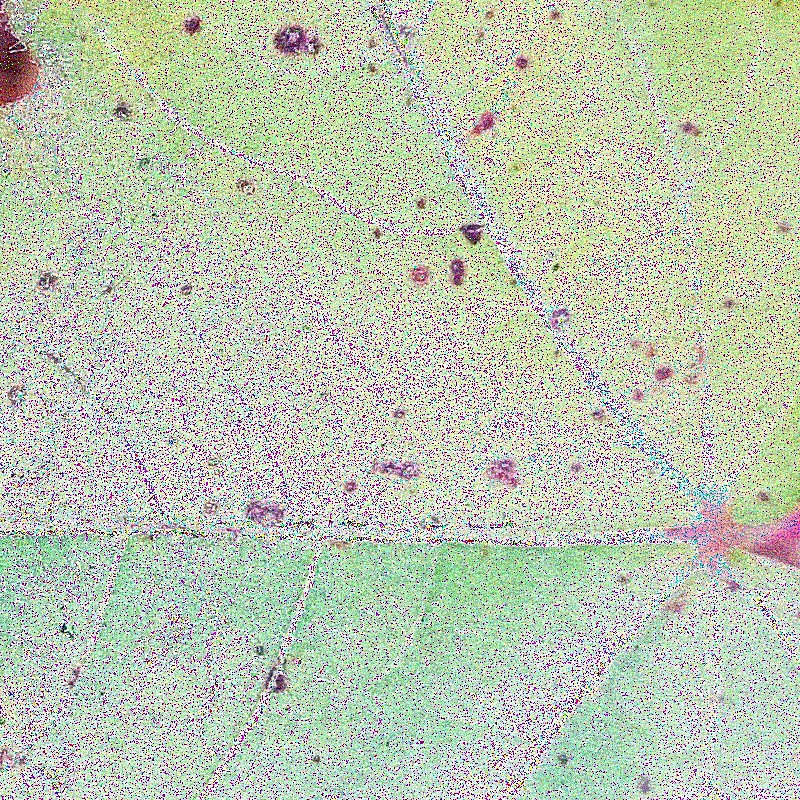
#> input picture SAR-CLD-2024 A Comprehensive Dataset for Cotton Leaf Disease Detection/Augmented Dataset/Bacterial Blight/augmented_Bacterial Blight0010.jpg, 800 x 800 px; its folder holds only this picture in this run
$ jupyter execute --allow-errors first.ipynb   (older library calls are emulated)
#> lines starting #> are read from the running program, lines starting #| are printed output that depends on the picture
[cell 1]
# --- Cell 1: Imports ---
# All necessary imports, consolidated for clarity and organization.

import os
import sys
import glob
import cv2
import numpy as np
import matplotlib.pyplot as plt
from PIL import Image
from skimage.segmentation import slic
from skimage.color import label2rgb
import pandas as pd

import torch
import torch.nn as nn
import torch.nn.functional as F
import torch.optim as optim
from torch.utils.data import Dataset, DataLoader, random_split
from torchvision import transforms, models
from torchvision.models import efficientnet_v2_s, EfficientNet_V2_S_Weights, vit_b_16, ViT_B_16_Weights

from sklearn.model_selection import train_test_split
from sklearn.metrics import roc_curve, auc, confusion_matrix, classification_report

import wandb  # For experiment tracking
import optuna  # For hyperparameter optimization (used later)

import albumentations as A  # For image augmentations
from albumentations.pytorch import ToTensorV2

from pytorch_grad_cam import GradCAM  # For Grad-CAM (used later)
from pytorch_grad_cam.utils.model_targets import ClassifierOutputTarget
from pytorch_grad_cam.utils.image import show_cam_on_image

[cell 2]
# --- Cell 2: GPU Check ---
# Verify that CUDA (GPU support) is available and accessible.

import torch

print(torch.cuda.is_available())
#> (this line was passed over: torch is not available in this run)
print(torch.cuda.device_count())
#> (this line was passed over: torch is not available in this run)
print(torch.cuda.get_device_name(0))
#> (this line was passed over: torch is not available in this run)

[cell 3]
# --- Cell 3: Weights & Biases Initialization ---
# Initialize a new W&B run for experiment tracking.  Best to do this early.

run = wandb.init(project="vit", entity="w2sgarnav", name="w2sgarnav-vit", mode="offline")

[cell 4]
# --- Cell 4: Configuration ---
# Define constants and hyperparameters for the project.

DATASET_ROOT = "/home/w2sg-arnav/8-phases/SAR-CLD-2024 A Comprehensive Dataset for Cotton Leaf Disease Detection"  # YOUR DATASET PATH
ORIGINAL_DIR = os.path.join(DATASET_ROOT, "Original Dataset")
AUGMENTED_DIR = os.path.join(DATASET_ROOT, "Augmented Dataset")  # Use if you have augmentations

CLASSES = [
    "Bacterial Blight",
    "Curl Virus",
    "Healthy Leaf",
    "Herbicide Growth Damage",
    "Leaf Hopper Jassids",
    "Leaf Redding",
    "Leaf Variegation",
]
NUM_CLASSES = len(CLASSES)
CLASS_MAP = {i: name for i, name in enumerate(CLASSES)}  # Mapping: index -> class name

IMAGE_SIZE = (224, 224)
BATCH_SIZE = 32
LEARNING_RATE = 1e-4
EPOCHS = 30
NUM_WORKERS = 6
VAL_SIZE = 0.2
TEST_SIZE = 0.2
RANDOM_STATE = 42
#> (the rest of this cell did not finish here and is left out)

[cell 5]
# --- Cell 5: Custom Dataset Class (CottonLeafDataset) ---
# Defines the custom dataset for loading cotton leaf images.

class CottonLeafDataset(Dataset):
    # [20 lines left out: functions __init__, _load_data, not called in this run]

    def __len__(self):
        return len(self.image_paths)

    # [14 lines left out: function __getitem__, not called in this run]

[cell 6]
# --- Cell 6: Data Splitting Function ---
# Creates stratified train/validation/test splits.

def create_data_splits(data_dir, val_size=0.2, test_size=0.2, random_state=42):
    image_files, labels = [], []
    for i, class_name in enumerate(CLASSES):
        class_path = os.path.join(data_dir, class_name)
        for file_path in glob.glob(os.path.join(class_path, "*")):
            if file_path.lower().endswith(('.png', '.jpg', '.jpeg')):
                image_files.append(file_path)
                labels.append(i)

    train_files, temp_files, train_labels, temp_labels = train_test_split(
        image_files, labels, test_size=(val_size + test_size), random_state=random_state, stratify=labels
    )
    val_files, test_files, val_labels, test_labels = train_test_split(
        temp_files, temp_labels, test_size=(test_size / (val_size + test_size)), random_state=random_state, stratify=temp_labels
    )
    return train_files, val_files, test_files, train_labels, val_labels, test_labels

[cell 7]
# --- Cell 7: Data Augmentation Transforms (Albumentations) ---
# Defines data augmentation and preprocessing transforms.

# [18 lines left out: function get_transforms, not called in this run]

class PILTransform(object):
    def __init__(self, transform):
        self.transform = transform

    # [4 lines left out: function __call__, not called in this run]

[cell 8]
# --- Cell 8: Image Preprocessing Functions --- (FINAL, ROBUST VERSION)
# [101 lines left out: functions segment_leaf, normalize_orientation, preprocess_image, not called in this run]

[cell 9]
# --- Cell 9: Data Loader Creation ---
# Creates PyTorch DataLoaders for train, validation, and test sets.

# [18 lines left out: function create_data_loaders, not called in this run]

[cell 10]
# --- Cell 10: Data Visualization Function ---
# Displays sample images from a DataLoader.

# [15 lines left out: function visualize_data, not called in this run]

[cell 11]
# --- Cell 11: Data Quality Assessment Function ---
# Analyzes class distribution and reports missing files.

# [29 lines left out: function assess_data_quality, not called in this run]

[cell 12]
# --- Cell 12: Save/Load Data Splits ---
# Functions to save and load the file paths of the data splits.

# [21 lines left out: functions save_data_splits, load_data_splits, not called in this run]

[cell 13]
import os
import glob
import cv2
import numpy as np
import pandas as pd
from PIL import Image
from tqdm import tqdm

def assess_data_quality(data_dir, class_map=CLASSES): #Use classes directly
    """Performs comprehensive data quality checks."""

    class_counts = {}
    all_files = []
    all_labels = []
    corrupted_files = []
    image_dims = []
    image_formats = []
    image_channels = []
    brightness_stats = []
    contrast_stats = []
    sharpness_stats = []
    duplicates = []  # List to store potential duplicates

    # For checking duplicates efficiently, we'll store image hashes
    image_hashes = {}

    for class_idx, class_name in enumerate(class_map): #Iterate using enumerate
        class_dir = os.path.join(data_dir, class_name)  # Use class_name directly
        if not os.path.isdir(class_dir):
            print(f"WARNING: Class directory not found: {class_dir}")
            class_counts[class_name] = 0
            continue

        image_files = []
        for ext in ("*.jpg", "*.jpeg", "*.png"):
            image_files.extend(glob.glob(os.path.join(class_dir, ext)))

        class_counts[class_name] = len(image_files)
        all_files.extend(image_files)
        all_labels.extend([class_name] * len(image_files))  # Use class_name for labels


        for image_path in tqdm(image_files, desc=f"Checking {class_name}"):
            try:
                img = Image.open(image_path).convert("RGB")  # Force RGB
#> img is the input picture: PIL image 800x800 RGB; mean R, G, B 188.4, 198.3, 178.5
                img_np = np.array(img)

                # 1. Image-Level Checks
                # a) Corrupted Images (already handled by PIL, but count them)
                # b) Image Dimensions
                h, w = img.size[1], img.size[0]  #Corrected
#> h = 800; w = 800
                image_dims.append((w, h))
                if w == 0 or h == 0:
                    print(f"WARNING: Zero dimension found: {image_path} ({w}x{h})")

                # c) Image Format/Channels
                image_formats.append(img.format)
                image_channels.append(len(img.getbands())) # Correct way to get channels

                # d) Brightness/Contrast (per channel)
                mean_intensity = np.mean(img_np, axis=(0, 1))
#> mean_intensity = [188.4, 198.3, 178.5]
                std_intensity = np.std(img_np, axis=(0, 1))
#> std_intensity = [61.96, 66.93, 61.83]
                min_intensity = np.min(img_np, axis=(0, 1))
#> min_intensity = [0, 0, 0]
                max_intensity = np.max(img_np, axis=(0, 1))
#> max_intensity = [255, 255, 255]
                brightness_stats.append(mean_intensity)
                contrast_stats.append(std_intensity)

                # e) Sharpness (Variance of Laplacian)
                gray = cv2.cvtColor(img_np, cv2.COLOR_RGB2GRAY)
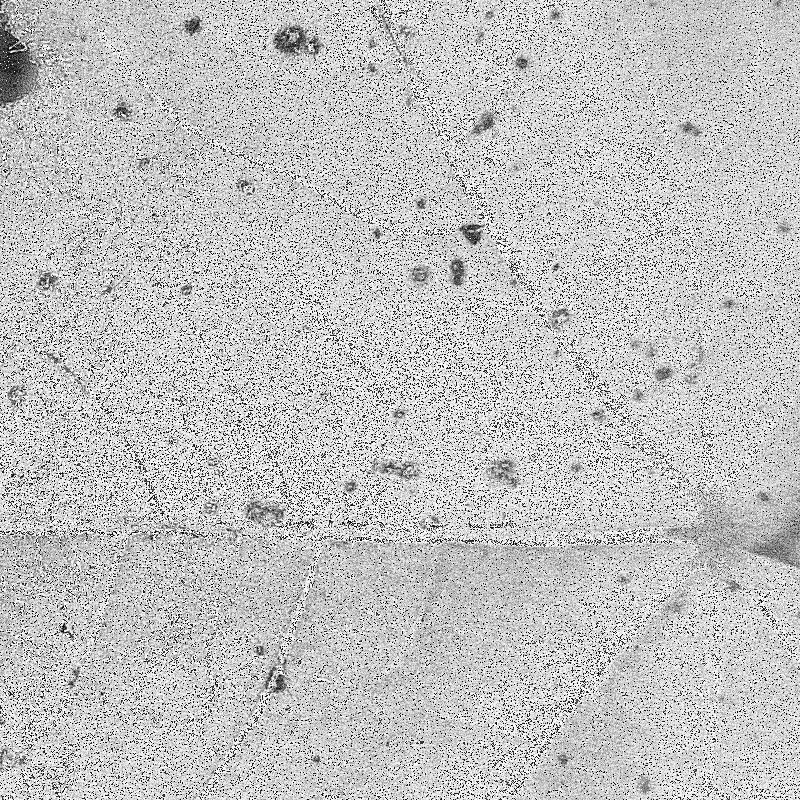
#> gray: shape (800, 800); min 0, max 255, mean 193.1
                laplacian_var = cv2.Laplacian(gray, cv2.CV_64F).var()
#> laplacian_var = 76446.5
                sharpness_stats.append(laplacian_var)


                #f Duplicate images
                img_hash = hash(img_np.tobytes())
#> img_hash = -9010527536056520261
                if img_hash in image_hashes:
                    duplicates.append(image_path)
                    #print(f"Warning: Potential duplicate found: {image_path}")
                else:
                    image_hashes[img_hash] = image_path

            except (IOError, FileNotFoundError) as e:
                print(f"ERROR: Could not open/read: {image_path} - {e}")
                corrupted_files.append(image_path)
                continue  # Skip to the next image
#> pass 2 of the loop in assess_data_quality, `for class_idx, class_name in enumerate(class_map):`:
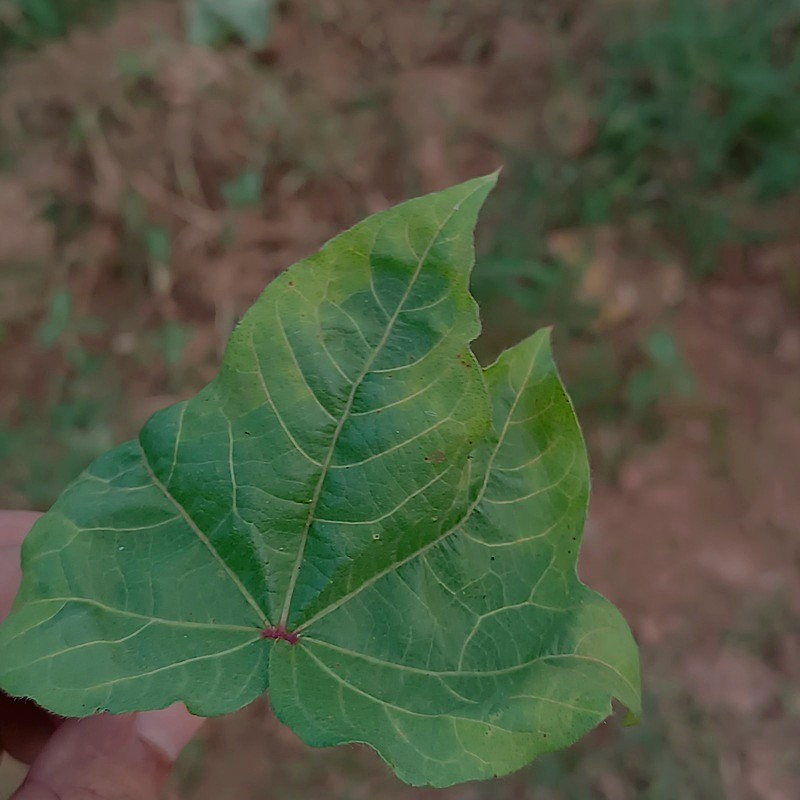
#> input picture SAR-CLD-2024 A Comprehensive Dataset for Cotton Leaf Disease Detection/Augmented Dataset/Curl Virus/augmented_Curl Virus0001.jpg, 800 x 800 px
#> in assess_data_quality, img is the input picture: PIL image 800x800 RGB; mean R, G, B 80.2, 89.4, 66
#> mean_intensity = [80.2, 89.37, 66.03]
#> std_intensity = [22.26, 20.05, 15.23]
#> max_intensity = [163, 189, 157]
#> in assess_data_quality, `gray = cv2.cvtColor(img_np, cv2.COLOR_RGB2GRAY)`:
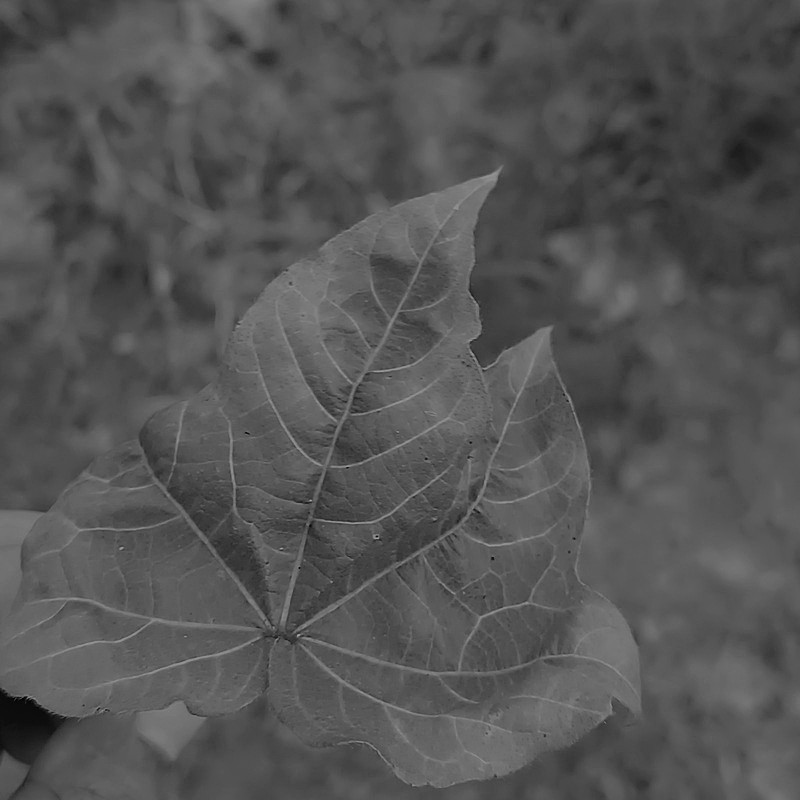
#> gray: shape (800, 800); min 1, max 172, mean 84
#> laplacian_var = 67.07
#> img_hash = 4775199441719577878

    # --- Reporting ---
    print("\n--- Data Quality Assessment ---")
    print(f"Total Images: {len(all_files)}")
    print(f"Corrupted Images: {len(corrupted_files)}")
    for f in corrupted_files:
        print(f"  - {f}")

    # Class Distribution (you already have this, but I include it for completeness)
    df = pd.DataFrame({"filepath": all_files, "label": all_labels})
    class_distribution = df['label'].value_counts().reset_index()
    class_distribution.columns = ['Class', 'Count']
    print("\nClass Distribution:")
    print(class_distribution)
    if len(corrupted_files) == 0:
        wandb.log({"class_distribution": wandb.Table(dataframe=class_distribution)})


    # Image Dimensions
    dims = np.array(image_dims)
    if len(dims) > 0:  # Check if dims is not empty
        print("\nImage Dimensions:")
        print(f"  Min: {np.min(dims, axis=0)}")
        print(f"  Max: {np.max(dims, axis=0)}")
        print(f"  Mean: {np.mean(dims, axis=0)}")
        print(f"  Std: {np.std(dims, axis=0)}")
    else:
        print("No valid images to calculate dimensions.")

    # Image Formats
    print("\nImage Formats:")
    print(pd.Series(image_formats).value_counts())

    # Image Channels
    print("\nImage Channels:")
    print(pd.Series(image_channels).value_counts())

    # Brightness (per channel)
    brightness = np.array(brightness_stats)
    if len(brightness) > 0:
        print("\nBrightness (Mean per channel):")
        print(f"  Min: {np.min(brightness, axis=0)}")
        print(f"  Max: {np.max(brightness, axis=0)}")
        print(f"  Mean: {np.mean(brightness, axis=0)}")
        print(f"  Std: {np.std(brightness, axis=0)}")


        # Contrast (per channel - using std as a proxy)
        contrast = np.array(contrast_stats)
        print("\nContrast (Std per channel):")
        print(f"  Min: {np.min(contrast, axis=0)}")
        print(f"  Max: {np.max(contrast, axis=0)}")
        print(f"  Mean: {np.mean(contrast, axis=0)}")
        print(f"  Std: {np.std(contrast, axis=0)}")

    # Sharpness
        sharpness = np.array(sharpness_stats)
        print("\nSharpness (Variance of Laplacian):")
        print(f"  Min: {np.min(sharpness)}")
        print(f"  Max: {np.max(sharpness)}")
        print(f"  Mean: {np.mean(sharpness)}")
        print(f"  Std: {np.std(sharpness)}")

        plt.hist(brightness[:, 0], bins=20, alpha=0.5, label='Red')
        plt.hist(brightness[:, 1], bins=20, alpha=0.5, label='Green')
        plt.hist(brightness[:, 2], bins=20, alpha=0.5, label='Blue')
        plt.title("Pixel Intensity Histograms (per channel)")
        plt.legend()
        plt.show()
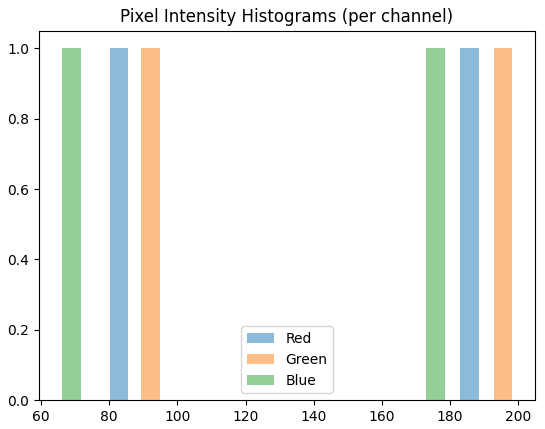
#> figure drawn by matplotlib, 1 panel

    return df

[cell 14]
# --- Cell 13: Main Data Loading and Preprocessing Pipeline ---
# Combines all steps: data assessment, splitting, transforms, and loaders.

# 1. Assess data quality
data_quality_df = assess_data_quality(ORIGINAL_DIR, CLASSES)  # Corrected: Pass CLASSES

# 2. Create data splits using the function from first.ipynb
#> (the rest of this cell did not finish here and is left out)

#> pass 2 of the loop in create_data_splits, `for i, class_name in enumerate(CLASSES):`:
